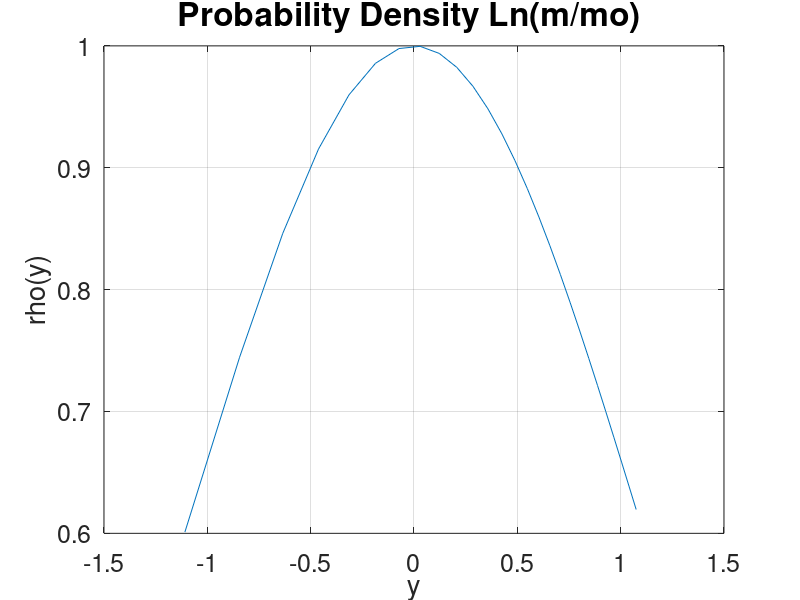
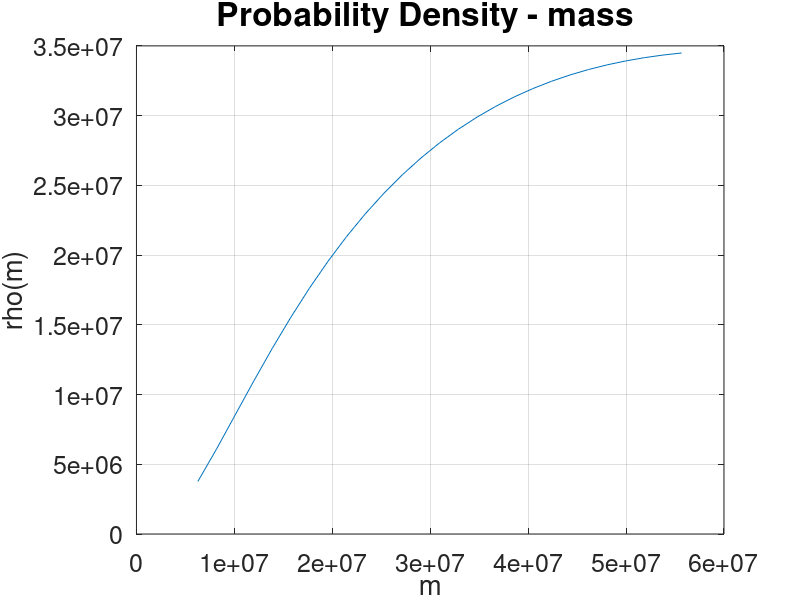

The MATLAB source for these figures, in order:
m_est=1.9e7;
m0=m_est;

m=(0.33:0.1:3)*m_est;

y=log(m/m0);

log(1/3);
sigma=log(3);

rho_y=exp( -( y.^ 2) / (2*sigma^2));

rho_m=m.*rho_y;

%Result 
figure(1)   
plot(y,rho_y)
set(gca,'fontsize',18)
grid on
title(['Probability Density Ln(m/mo) '],'fontsize',24);
xlabel('y')
ylabel('rho(y)')

%Result 
figure(2)   
plot(m,rho_m)
set(gca,'fontsize',18)
grid on
title(['Probability Density - mass '],'fontsize',24);
xlabel('m')
ylabel('rho(m)')
